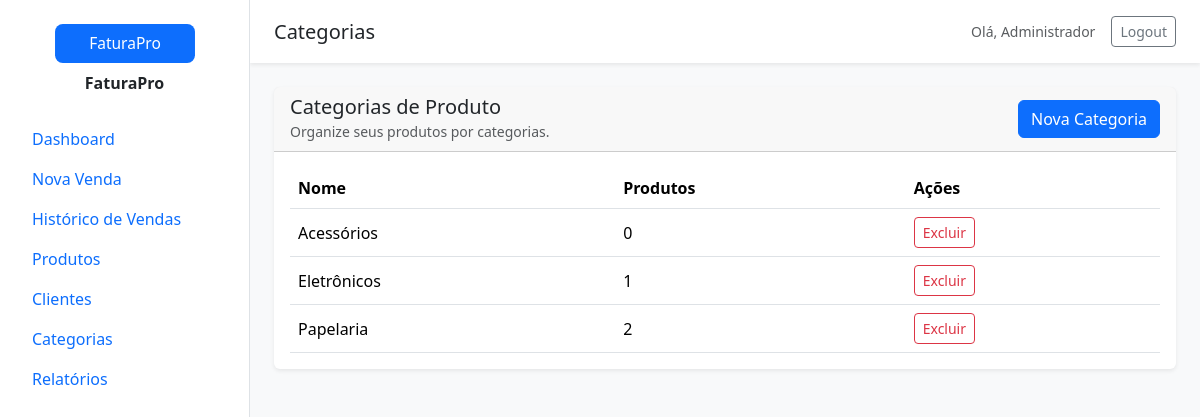
Page /categories (signed in) on the committed database.
### models.py (models this page shows)
class Category(db.Model):
    __tablename__ = 'categories'
    id = db.Column(db.Integer, primary_key=True)
    name = db.Column(db.String(120), unique=True, nullable=False)
    products = db.relationship('Product', back_populates='category')

### main.py (the view)
@app.route('/categories')
@login_required
def categories():
    categories = Category.query.order_by(Category.name).all()
    return render_template('categories.html', categories=categories)

### main.py (called while the page is built)
def login_required(view):
    @wraps(view)
    def wrapped_view(**kwargs):
        if 'user_id' not in session:
            return redirect(url_for('login'))
        return view(**kwargs)
    return wrapped_view

@app.context_processor
def inject_globals():
    return {'tax_rate': TAX_RATE, 'current_user': session.get('user_name')}

### templates/categories.html (shortened to what this page needs)
{% extends 'layout.html' %}
{% block page_title %}Categorias{% endblock %}
{% block content %}
<div class="card shadow-sm">
  <div class="card-header d-flex justify-content-between align-items-center">
    <div>
      <h5 class="mb-0">Categorias de Produto</h5>
      <small class="text-muted">Organize seus produtos por categorias.</small>
    </div>
    <button class="btn btn-primary" data-bs-toggle="collapse" data-bs-target="#newCategoryForm">Nova Categoria</button>
  </div>
  <div class="card-body">
    <div class="table-responsive">
      <table class="table table-hover mb-0">
        <thead><tr><th>Nome</th><th>Produtos</th><th>Ações</th></tr></thead>
        <tbody>
          {% for category in categories %}
          <tr>
            <td>{{ category.name }}</td>
            <td>{{ category.products | length }}</td>
            <td>
              <form method="post" action="{{ url_for('categories_delete', category_id=category.id) }}" class="d-inline" onsubmit="return confirm('Excluir categoria? Os produtos relacionados ficarão sem categoria.');">
                <button class="btn btn-sm btn-outline-danger">Excluir</button>
              </form>
            </td>
          </tr>
          {% else %}
          <tr><td colspan="3" class="text-center">Nenhuma categoria cadastrada.</td></tr>
          {% endfor %}
        </tbody>
      </table>
    </div>
  </div>
</div>
{% endblock %}

### static/css/style.css (style rules this page uses)
body { min-height: 100vh; background: #f4f6fa; }
.card { border: none; }
.table td, .table th { vertical-align: middle; }

### rows in the picture
Category: name "Acessórios", products|length "0"
Category: name "Eletrônicos", products|length "1"
Category: name "Papelaria", products|length "2"

### other values in the picture
{{ current_user or 'Usuário' }} "Administrador"
